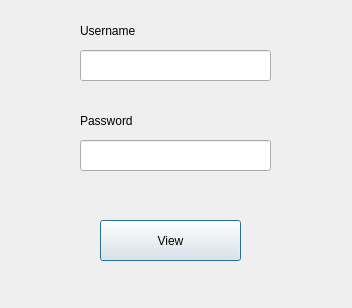
<?xml version="1.0" encoding="UTF-8"?>
<ui version="4.0">
 <class>usr_pwd</class>
 <widget class="QDialog" name="usr_pwd">
  <property name="geometry">
   <rect>
    <x>0</x>
    <y>0</y>
    <width>352</width>
    <height>308</height>
   </rect>
  </property>
  <property name="windowTitle">
   <string>Dialog</string>
  </property>
  <widget class="QPushButton" name="login">
   <property name="geometry">
    <rect>
     <x>100</x>
     <y>220</y>
     <width>141</width>
     <height>41</height>
    </rect>
   </property>
   <property name="text">
    <string>View</string>
   </property>
  </widget>
  <widget class="QLineEdit" name="usr">
   <property name="geometry">
    <rect>
     <x>80</x>
     <y>50</y>
     <width>191</width>
     <height>31</height>
    </rect>
   </property>
  </widget>
  <widget class="QLabel" name="label">
   <property name="geometry">
    <rect>
     <x>80</x>
     <y>20</y>
     <width>61</width>
     <height>21</height>
    </rect>
   </property>
   <property name="text">
    <string>Username</string>
   </property>
  </widget>
  <widget class="QLabel" name="label_2">
   <property name="geometry">
    <rect>
     <x>80</x>
     <y>110</y>
     <width>61</width>
     <height>21</height>
    </rect>
   </property>
   <property name="text">
    <string>Password</string>
   </property>
  </widget>
  <widget class="QLineEdit" name="pwd">
   <property name="geometry">
    <rect>
     <x>80</x>
     <y>140</y>
     <width>191</width>
     <height>31</height>
    </rect>
   </property>
  </widget>
 </widget>
 <resources/>
 <connections/>
</ui>
